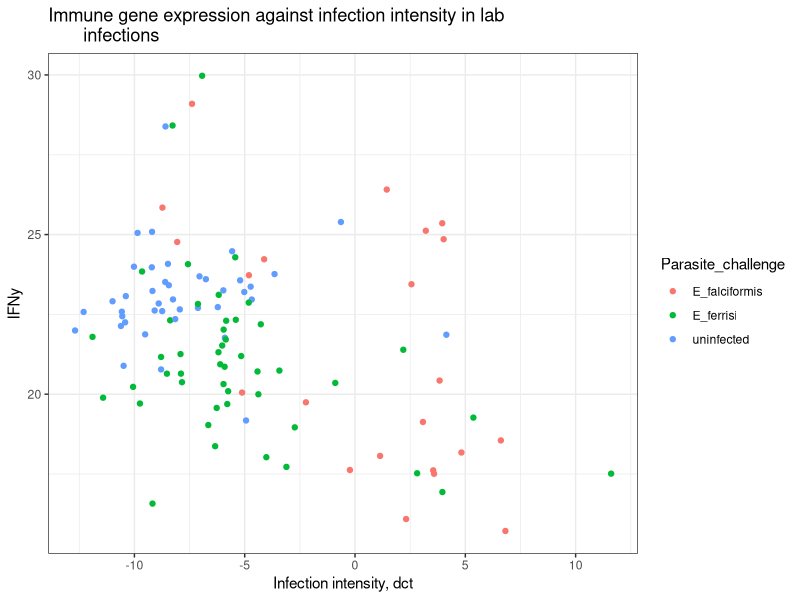
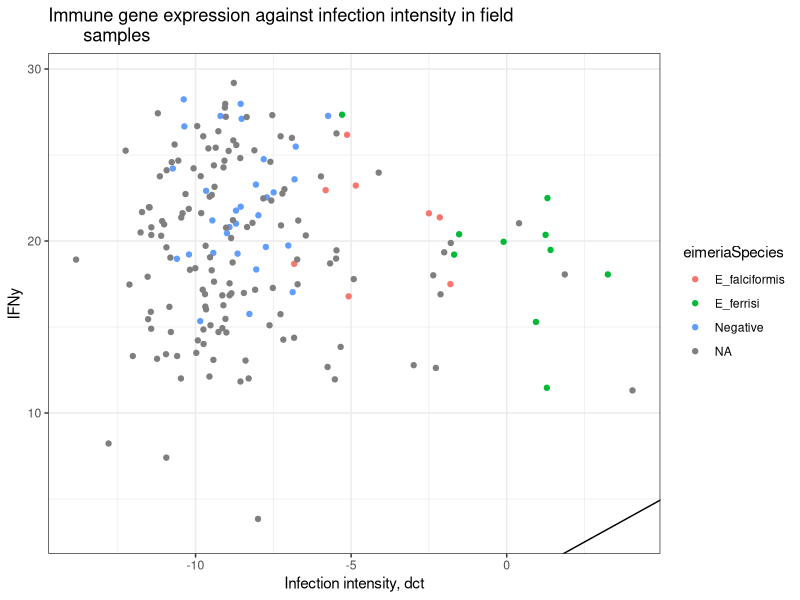
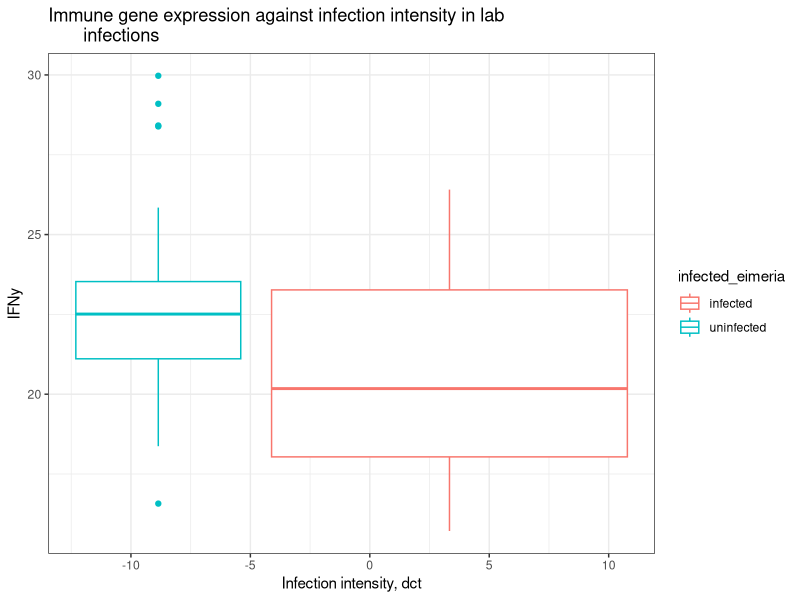
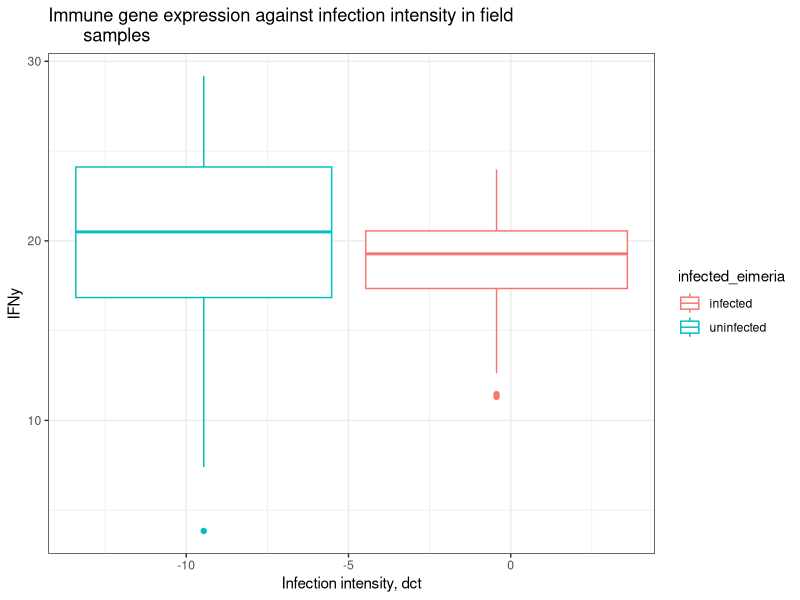
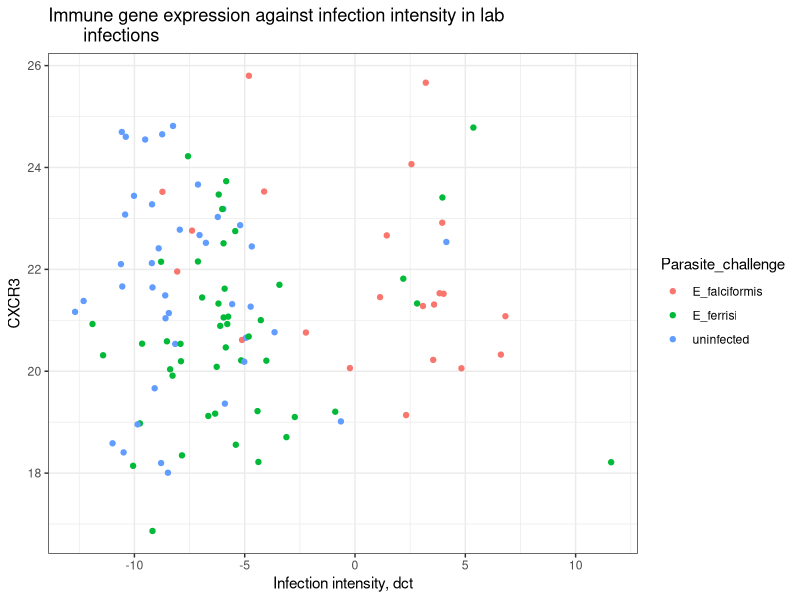
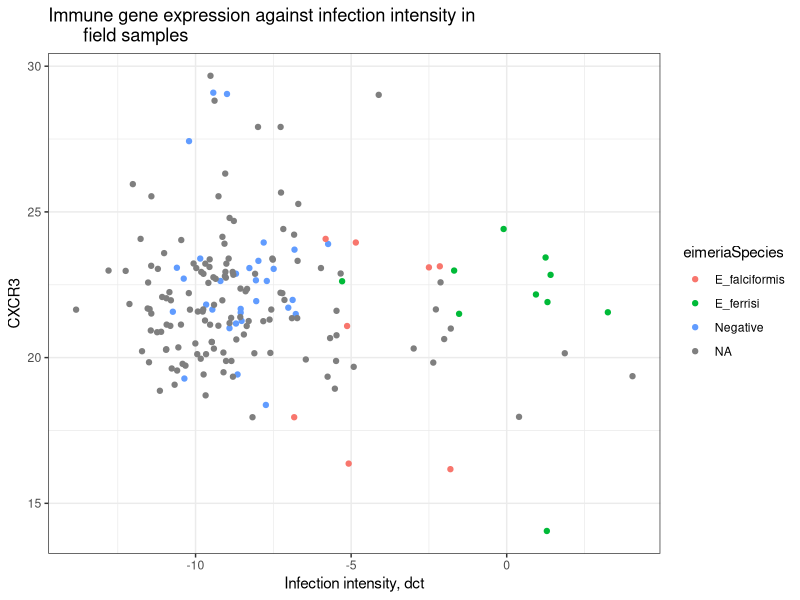
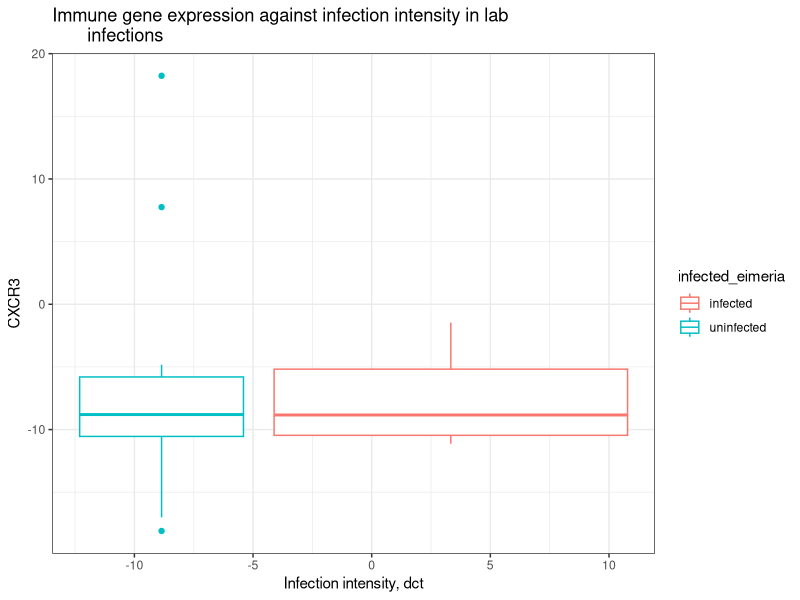
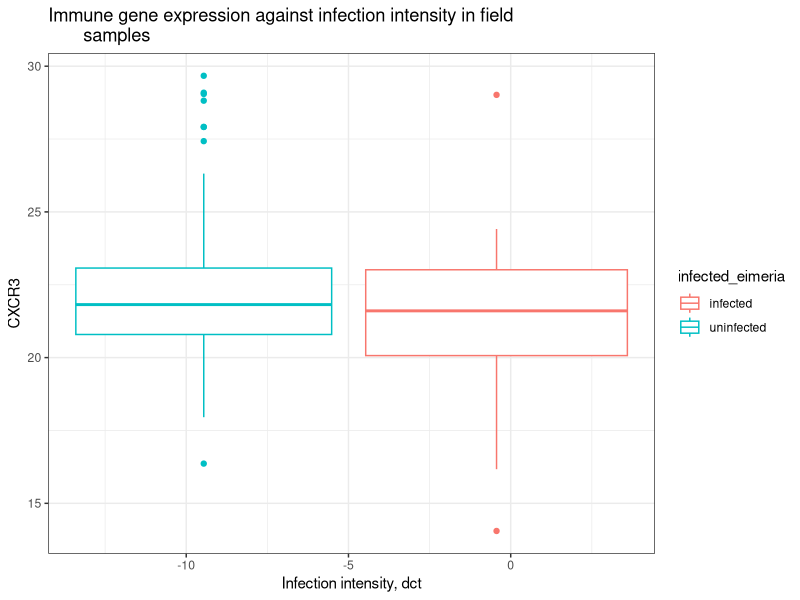

The R source for these figures, in order:
## ---- chunk 1
knitr::opts_chunk$set(echo = TRUE)
## ---- chunk 2
library(ggplot2)
library(tidyverse)
## ---- chunk 3
lab <- read.csv("output_data/gene_expression/data_products/lab_imputed_gene_expression.csv")
field <- read.csv("output_data/gene_expression/data_products/field_imputed_gene_expression.csv")
## ---- chunk 4
# vectors for selecting gene columns 
Genes_lab <- c("IFNy", "CXCR3", "IL.6", "IL.10", "IL.13", "IL1RN", "CASP1", 
               "CXCL9", "IDO1", "IRGM1", "MPO", "MUC2", "MUC5AC", 
           "MYD88", "NCR1", "PRF1", "RETNLB", "SOCS1", "TICAM1", "TNF")

Genes_field   <- c("IFNy",  "CXCR3", "IL.6", #"GBP2", "IL.12", "IRG6",
                     "IL.10", "IL.13", "IL1RN",
                     "CXCR3", "CASP1", "CXCL9", 
                     "IDO1", "IRGM1", "MPO", "MUC2", "MUC5AC", "MYD88", 
                     "NCR1", "PRF1", "RETNLB", "SOCS1", "TICAM1", "TNF")
## ---- chunk 5
field <- field %>%
  mutate(infected_eimeria = 
           case_when(delta_ct_cewe_MminusE > -5 ~ "infected",
                     delta_ct_cewe_MminusE < -5 ~ "uninfected"))

lab <- lab %>%
  mutate(infected_eimeria = 
           case_when(delta > -5 ~ "infected",
                     delta < -5 ~ "uninfected"))


## ---- chunk 6
eimeria_t.test <- function(x, y) {
# select the uninfected (delta ct under -5 mice)  
  lab_uni <- lab %>%
    dplyr::filter(infected_eimeria == "uninfected")
# select the infected lab mice
  lab_inf <- lab %>% 
    dplyr::filter(infected_eimeria == "infected") 
# select the uninfected field mice (delta ct under -5 mice)  
  field_uni <- field %>%
    dplyr::filter(infected_eimeria == "uninfected")
# select the infected lab mice
  field_inf <- field %>% 
    dplyr::filter(infected_eimeria == "infected") 

print(c("Testing differences in expression in uninfected and infected lab mice. Gene:", toString(x)))
print(t.test(lab_uni %>% dplyr::select(all_of(x)), lab_inf %>% dplyr::select(all_of(x))))

print(c("Testing differences in expression in uninfected and infected field mice. Gene:", toString(x)))
print(t.test(field_uni %>% dplyr::select(all_of(x)), field_inf %>% dplyr::select(all_of(x))))

print(c("Testing differences in expression in uninfected lab vs field mice. Gene:", toString(x)))
print(t.test(lab_uni %>% dplyr::select(all_of(x)), field_uni %>% dplyr::select(all_of(x))))

print(c("Testing differences in expression in infected lab vs field mice. Gene:", toString(x)))
print(t.test(lab_inf %>% dplyr::select(all_of(x)), field_inf %>% dplyr::select(all_of(x))))

}


## ---- chunk 7
ggplot(lab, aes(x = delta, y = IFNy, color = Parasite_challenge)) +
  geom_jitter() +
  geom_abline() + 
  labs(x = "Infection intensity, dct",
       title ="Immune gene expression against infection intensity in lab 
       infections") +
  theme_bw()


ggplot(field, aes(x = delta_ct_cewe_MminusE, y = IFNy, color = eimeriaSpecies)) +
  geom_jitter() +
  geom_abline() + 
  labs(x = "Infection intensity, dct",
       title ="Immune gene expression against infection intensity in field 
       samples") +
  theme_bw()

## ---- chunk 8
ggplot(lab, aes(x = delta, y = IFNy, color = infected_eimeria)) +
  geom_boxplot() +
  labs(x = "Infection intensity, dct",
       title ="Immune gene expression against infection intensity in lab 
       infections") +
  theme_bw()



ggplot(field, aes(x = delta_ct_cewe_MminusE, y = IFNy, 
                  color = infected_eimeria)) +
  geom_boxplot() +
  labs(x = "Infection intensity, dct",
       title ="Immune gene expression against infection intensity in field 
       samples") +
  theme_bw()

## ---- chunk 9
ggplot(lab, aes(x = delta, y = CXCR3_bio, color = Parasite_challenge)) +
  geom_jitter() +
  geom_abline() + 
  labs(x = "Infection intensity, dct", y = "CXCR3",
       title ="Immune gene expression against infection intensity in lab 
       infections") +
  theme_bw()



ggplot(field, aes(x = delta_ct_cewe_MminusE, y = CXCR3, color = eimeriaSpecies)) +
  geom_jitter() +
  geom_abline() + 
  labs(x = "Infection intensity, dct",
       title ="Immune gene expression against infection intensity in 
       field samples") +
  theme_bw()


## ---- chunk 10
ggplot(lab, aes(x = delta, y = CXCR3, color = infected_eimeria)) +
  geom_boxplot() +
  labs(x = "Infection intensity, dct",
       title ="Immune gene expression against infection intensity in lab 
       infections") +
  theme_bw()



ggplot(field, aes(x = delta_ct_cewe_MminusE, y = CXCR3, 
                  color = infected_eimeria)) +
  geom_boxplot() +
  labs(x = "Infection intensity, dct",
       title ="Immune gene expression against infection intensity in field 
       samples") +
  theme_bw()

## ---- chunk 11
ggplot(lab, aes(x = delta, y = IL.6, color = Parasite_challenge)) +
  geom_jitter() +
  geom_abline() + 
  labs(x = "Infection intensity, dct", 
       title ="Immune gene expression against infection intensity in lab 
       infections") +
  theme_bw()



ggplot(field, aes(x = delta_ct_cewe_MminusE, y = IL.6, color = eimeriaSpecies)) +
  geom_jitter() +
  geom_abline() + 
  labs(x = "Infection intensity, dct",
       title ="Immune gene expression against infection intensity in field 
       samples") +
  theme_bw()


## ---- chunk 12
ggplot(lab, aes(x = delta, y = IL.10, color = Parasite_challenge)) +
  geom_jitter() +
  geom_abline() + 
  labs(x = "Infection intensity, dct", 
       title ="Immune gene expression against infection intensity 
       in lab infections") +
  theme_bw()



ggplot(field, aes(x = delta_ct_cewe_MminusE, y = IL.10, color = eimeriaSpecies)) +
  geom_jitter() +
  geom_abline() + 
  labs(x = "Infection intensity, dct",
       title ="Immune gene expression against infection intensity in field 
       samples") +
  theme_bw()


## ---- chunk 13
ggplot(lab, aes(x = delta, y = IL.10, color = infected_eimeria)) +
  geom_boxplot() +
  labs(x = "Infection intensity, dct",
       title ="Immune gene expression against infection intensity in lab 
       infections") +
  theme_bw()



ggplot(field, aes(x = delta_ct_cewe_MminusE, y = IL.10, 
                  color = infected_eimeria)) +
  geom_boxplot() +
  labs(x = "Infection intensity, dct",
       title ="Immune gene expression against infection intensity in field 
       samples") +
  theme_bw()

## ---- chunk 14
ggplot(lab, aes(x = delta, y = IL.13, color = Parasite_challenge)) +
  geom_jitter() +
  geom_abline() + 
  labs(x = "Infection intensity, dct", 
       title ="Immune gene expression against infection intensity 
       in lab infections") +
  theme_bw()



ggplot(field, aes(x = delta_ct_cewe_MminusE, y = IL.13, color = eimeriaSpecies)) +
  geom_jitter() +
  geom_abline() + 
  labs(x = "Infection intensity, dct",
       title ="Immune gene expression against infection intensity in field 
       samples") +
  theme_bw()


## ---- chunk 15
ggplot(lab, aes(x = delta, y = IL.13, color = infected_eimeria)) +
  geom_boxplot() +
  labs(x = "Infection intensity, dct",
       title ="Immune gene expression against infection intensity in lab 
       infections") +
  theme_bw()



ggplot(field, aes(x = delta_ct_cewe_MminusE, y = IL.13, 
                  color = infected_eimeria)) +
  geom_boxplot() +
  labs(x = "Infection intensity, dct",
       title ="Immune gene expression against infection intensity in field 
       samples") +
  theme_bw()

## ---- chunk 16
ggplot(lab, aes(x = delta, y = IL1RN, color = Parasite_challenge)) +
  geom_jitter() +
  geom_abline() + 
  labs(x = "Infection intensity, dct", 
       title ="Immune gene expression against infection intensity 
       in lab infections") +
  theme_bw()



ggplot(field, aes(x = delta_ct_cewe_MminusE, y = IL1RN, color = eimeriaSpecies)) +
  geom_jitter() +
  geom_abline() + 
  labs(x = "Infection intensity, dct",
       title ="Immune gene expression against infection intensity in field 
       samples") +
  theme_bw()

## ---- chunk 17
ggplot(lab, aes(x = delta, y = IL1RN, color = infected_eimeria)) +
  geom_boxplot() +
  labs(x = "Infection intensity, dct",
       title ="Immune gene expression against infection intensity in lab 
       infections") +
  theme_bw()



ggplot(field, aes(x = delta_ct_cewe_MminusE, y = IL1RN, 
                  color = infected_eimeria)) +
  geom_boxplot() +
  labs(x = "Infection intensity, dct",
       title ="Immune gene expression against infection intensity in field 
       samples") +
  theme_bw()

## ---- chunk 18
ggplot(lab, aes(x = delta, y = CASP1, color = Parasite_challenge)) +
  geom_jitter() +
  geom_abline() + 
  labs(x = "Infection intensity, dct", 
       title ="Immune gene expression against infection intensity 
       in lab infections") +
  theme_bw()



ggplot(field, aes(x = delta_ct_cewe_MminusE, y = CASP1, color = eimeriaSpecies)) +
  geom_jitter() +
  geom_abline() + 
  labs(x = "Infection intensity, dct",
       title ="Immune gene expression against infection intensity in field 
       samples") +
  theme_bw()

## ---- chunk 19
ggplot(lab, aes(x = delta, y = CASP1, color = infected_eimeria)) +
  geom_boxplot() +
  labs(x = "Infection intensity, dct",
       title ="Immune gene expression against infection intensity in lab 
       infections") +
  theme_bw()



ggplot(field, aes(x = delta_ct_cewe_MminusE, y = CASP1, 
                  color = infected_eimeria)) +
  geom_boxplot() +
  labs(x = "Infection intensity, dct",
       title ="Immune gene expression against infection intensity in field 
       samples") +
  theme_bw()

## ---- chunk 20
ggplot(lab, aes(x = delta, y = CXCL9, color = Parasite_challenge)) +
  geom_jitter() +
  geom_abline() + 
  labs(x = "Infection intensity, dct", 
       title ="Immune gene expression against infection intensity 
       in lab infections") +
  theme_bw()



ggplot(field, aes(x = delta_ct_cewe_MminusE, y = CXCL9, color = eimeriaSpecies)) +
  geom_jitter() +
  geom_abline() + 
  labs(x = "Infection intensity, dct",
       title ="Immune gene expression against infection intensity in field 
       samples") +
  theme_bw()

## ---- chunk 21
ggplot(lab, aes(x = delta, y = CXCL9, color = infected_eimeria)) +
  geom_boxplot() +
  labs(x = "Infection intensity, dct",
       title ="Immune gene expression against infection intensity in lab 
       infections") +
  theme_bw()



ggplot(field, aes(x = delta_ct_cewe_MminusE, y = CXCL9, 
                  color = infected_eimeria)) +
  geom_boxplot() +
  labs(x = "Infection intensity, dct",
       title ="Immune gene expression against infection intensity in field 
       samples") +
  theme_bw()

## ---- chunk 22
ggplot(lab, aes(x = delta, y = IDO1, color = Parasite_challenge)) +
  geom_jitter() +
  geom_abline() + 
  labs(x = "Infection intensity, dct", 
       title ="Immune gene expression against infection intensity 
       in lab infections") +
  theme_bw()



ggplot(field, aes(x = delta_ct_cewe_MminusE, y = IDO1, color = eimeriaSpecies)) +
  geom_jitter() +
  geom_abline() + 
  labs(x = "Infection intensity, dct",
       title ="Immune gene expression against infection intensity in field 
       samples") +
  theme_bw()

## ---- chunk 23
ggplot(lab, aes(x = delta, y = IDO1, color = infected_eimeria)) +
  geom_boxplot() +
  labs(x = "Infection intensity, dct",
       title ="Immune gene expression against infection intensity in lab 
       infections") +
  theme_bw()



ggplot(field, aes(x = delta_ct_cewe_MminusE, y = IDO1, 
                  color = infected_eimeria)) +
  geom_boxplot() +
  labs(x = "Infection intensity, dct",
       title ="Immune gene expression against infection intensity in field 
       samples") +
  theme_bw()

## ---- chunk 24
ggplot(lab, aes(x = delta, y = IRGM1, color = Parasite_challenge)) +
  geom_jitter() +
  geom_abline() + 
  labs(x = "Infection intensity, dct", 
       title ="Immune gene expression against infection intensity 
       in lab infections") +
  theme_bw()



ggplot(field, aes(x = delta_ct_cewe_MminusE, y = IRGM1, color = eimeriaSpecies)) +
  geom_jitter() +
  geom_abline() + 
  labs(x = "Infection intensity, dct",
       title ="Immune gene expression against infection intensity in field 
       samples") +
  theme_bw()

## ---- chunk 25
ggplot(lab, aes(x = delta, y = IRGM1, color = infected_eimeria)) +
  geom_boxplot() +
  labs(x = "Infection intensity, dct",
       title ="Immune gene expression against infection intensity in lab 
       infections") +
  theme_bw()



ggplot(field, aes(x = delta_ct_cewe_MminusE, y = IRGM1, 
                  color = infected_eimeria)) +
  geom_boxplot() +
  labs(x = "Infection intensity, dct",
       title ="Immune gene expression against infection intensity in field 
       samples") +
  theme_bw()

## ---- chunk 26
ggplot(lab, aes(x = delta, y = MPO, color = Parasite_challenge)) +
  geom_jitter() +
  geom_abline() + 
  labs(x = "Infection intensity, dct", 
       title ="Immune gene expression against infection intensity 
       in lab infections") +
  theme_bw()



ggplot(field, aes(x = delta_ct_cewe_MminusE, y = MPO, color = eimeriaSpecies)) +
  geom_jitter() +
  geom_abline() + 
  labs(x = "Infection intensity, dct",
       title ="Immune gene expression against infection intensity in field 
       samples") +
  theme_bw()

## ---- chunk 27
ggplot(lab, aes(x = delta, y = MPO, color = infected_eimeria)) +
  geom_boxplot() +
  labs(x = "Infection intensity, dct",
       title ="Immune gene expression against infection intensity in lab 
       infections") +
  theme_bw()



ggplot(field, aes(x = delta_ct_cewe_MminusE, y = MPO, 
                  color = infected_eimeria)) +
  geom_boxplot() +
  labs(x = "Infection intensity, dct",
       title ="Immune gene expression against infection intensity in field 
       samples") +
  theme_bw()

## ---- chunk 28
ggplot(lab, aes(x = delta, y = MUC2, color = Parasite_challenge)) +
  geom_jitter() +
  geom_abline() + 
  labs(x = "Infection intensity, dct", 
       title ="Immune gene expression against infection intensity 
       in lab infections") +
  theme_bw()



ggplot(field, aes(x = delta_ct_cewe_MminusE, y = MUC2, color = eimeriaSpecies)) +
  geom_jitter() +
  geom_abline() + 
  labs(x = "Infection intensity, dct",
       title ="Immune gene expression against infection intensity in field 
       samples") +
  theme_bw()

## ---- chunk 29
ggplot(lab, aes(x = delta, y = MUC2, color = infected_eimeria)) +
  geom_boxplot() +
  labs(x = "Infection intensity, dct",
       title ="Immune gene expression against infection intensity in lab 
       infections") +
  theme_bw()



ggplot(field, aes(x = delta_ct_cewe_MminusE, y = MUC2, 
                  color = infected_eimeria)) +
  geom_boxplot() +
  labs(x = "Infection intensity, dct",
       title ="Immune gene expression against infection intensity in field 
       samples") +
  theme_bw()

## ---- chunk 30
ggplot(lab, aes(x = delta, y = MUC5AC, color = Parasite_challenge)) +
  geom_jitter() +
  geom_abline() + 
  labs(x = "Infection intensity, dct", 
       title ="Immune gene expression against infection intensity 
       in lab infections") +
  theme_bw()



ggplot(field, aes(x = delta_ct_cewe_MminusE, y = MUC5AC, color = eimeriaSpecies)) +
  geom_jitter() +
  geom_abline() + 
  labs(x = "Infection intensity, dct",
       title ="Immune gene expression against infection intensity in field 
       samples") +
  theme_bw()

## ---- chunk 31
ggplot(lab, aes(x = delta, y = MUC5AC, color = infected_eimeria)) +
  geom_boxplot() +
  labs(x = "Infection intensity, dct",
       title ="Immune gene expression against infection intensity in lab 
       infections") +
  theme_bw()



ggplot(field, aes(x = delta_ct_cewe_MminusE, y = MUC5AC, 
                  color = infected_eimeria)) +
  geom_boxplot() +
  labs(x = "Infection intensity, dct",
       title ="Immune gene expression against infection intensity in field 
       samples") +
  theme_bw()

## ---- chunk 32
ggplot(lab, aes(x = delta, y = MYD88, color = Parasite_challenge)) +
  geom_jitter() +
  geom_abline() + 
  labs(x = "Infection intensity, dct", 
       title ="Immune gene expression against infection intensity 
       in lab infections") +
  theme_bw()



ggplot(field, aes(x = delta_ct_cewe_MminusE, y = MYD88, color = eimeriaSpecies)) +
  geom_jitter() +
  geom_abline() + 
  labs(x = "Infection intensity, dct",
       title ="Immune gene expression against infection intensity in field 
       samples") +
  theme_bw()

## ---- chunk 33
ggplot(lab, aes(x = delta, y = MYD88, color = infected_eimeria)) +
  geom_boxplot() +
  labs(x = "Infection intensity, dct",
       title ="Immune gene expression against infection intensity in lab 
       infections") +
  theme_bw()



ggplot(field, aes(x = delta_ct_cewe_MminusE, y = MYD88, 
                  color = infected_eimeria)) +
  geom_boxplot() +
  labs(x = "Infection intensity, dct",
       title ="Immune gene expression against infection intensity in field 
       samples") +
  theme_bw()

## ---- chunk 34
ggplot(lab, aes(x = delta, y = NCR1, color = Parasite_challenge)) +
  geom_jitter() +
  geom_abline() + 
  labs(x = "Infection intensity, dct", 
       title ="Immune gene expression against infection intensity 
       in lab infections") +
  theme_bw()



ggplot(field, aes(x = delta_ct_cewe_MminusE, y = NCR1, color = eimeriaSpecies)) +
  geom_jitter() +
  geom_abline() + 
  labs(x = "Infection intensity, dct",
       title ="Immune gene expression against infection intensity in field 
       samples") +
  theme_bw()

## ---- chunk 35
ggplot(lab, aes(x = delta, y = NCR1, color = infected_eimeria)) +
  geom_boxplot() +
  labs(x = "Infection intensity, dct",
       title ="Immune gene expression against infection intensity in lab 
       infections") +
  theme_bw()



ggplot(field, aes(x = delta_ct_cewe_MminusE, y = NCR1, 
                  color = infected_eimeria)) +
  geom_boxplot() +
  labs(x = "Infection intensity, dct",
       title ="Immune gene expression against infection intensity in field 
       samples") +
  theme_bw()

## ---- chunk 36
ggplot(lab, aes(x = delta, y = PRF1, color = Parasite_challenge)) +
  geom_jitter() +
  geom_abline() + 
  labs(x = "Infection intensity, dct", 
       title ="Immune gene expression against infection intensity 
       in lab infections") +
  theme_bw()



ggplot(field, aes(x = delta_ct_cewe_MminusE, y = PRF1, color = eimeriaSpecies)) +
  geom_jitter() +
  geom_abline() + 
  labs(x = "Infection intensity, dct",
       title ="Immune gene expression against infection intensity in field 
       samples") +
  theme_bw()

## ---- chunk 37
ggplot(lab, aes(x = delta, y = PRF1, color = infected_eimeria)) +
  geom_boxplot() +
  labs(x = "Infection intensity, dct",
       title ="Immune gene expression against infection intensity in lab 
       infections") +
  theme_bw()



ggplot(field, aes(x = delta_ct_cewe_MminusE, y = PRF1, 
                  color = infected_eimeria)) +
  geom_boxplot() +
  labs(x = "Infection intensity, dct",
       title ="Immune gene expression against infection intensity in field 
       samples") +
  theme_bw()

## ---- chunk 38
ggplot(lab, aes(x = delta, y = RETNLB, color = Parasite_challenge)) +
  geom_jitter() +
  geom_abline() + 
  labs(x = "Infection intensity, dct", 
       title ="Immune gene expression against infection intensity 
       in lab infections") +
  theme_bw()



ggplot(field, aes(x = delta_ct_cewe_MminusE, y = RETNLB, color = eimeriaSpecies)) +
  geom_jitter() +
  geom_abline() + 
  labs(x = "Infection intensity, dct",
       title ="Immune gene expression against infection intensity in field 
       samples") +
  theme_bw()

## ---- chunk 39
ggplot(lab, aes(x = delta, y = RETNLB, color = infected_eimeria)) +
  geom_boxplot() +
  labs(x = "Infection intensity, dct",
       title ="Immune gene expression against infection intensity in lab 
       infections") +
  theme_bw()



ggplot(field, aes(x = delta_ct_cewe_MminusE, y = RETNLB, 
                  color = infected_eimeria)) +
  geom_boxplot() +
  labs(x = "Infection intensity, dct",
       title ="Immune gene expression against infection intensity in field 
       samples") +
  theme_bw()

## ---- chunk 40
ggplot(lab, aes(x = delta, y = SOCS1, color = Parasite_challenge)) +
  geom_jitter() +
  geom_abline() + 
  labs(x = "Infection intensity, dct", 
       title ="Immune gene expression against infection intensity 
       in lab infections") +
  theme_bw()



ggplot(field, aes(x = delta_ct_cewe_MminusE, y = SOCS1, color = eimeriaSpecies)) +
  geom_jitter() +
  geom_abline() + 
  labs(x = "Infection intensity, dct",
       title ="Immune gene expression against infection intensity in field 
       samples") +
  theme_bw()

## ---- chunk 41
ggplot(lab, aes(x = delta, y = SOCS1, color = infected_eimeria)) +
  geom_boxplot() +
  labs(x = "Infection intensity, dct",
       title ="Immune gene expression against infection intensity in lab 
       infections") +
  theme_bw()



ggplot(field, aes(x = delta_ct_cewe_MminusE, y = SOCS1, 
                  color = infected_eimeria)) +
  geom_boxplot() +
  labs(x = "Infection intensity, dct",
       title ="Immune gene expression against infection intensity in field 
       samples") +
  theme_bw()

## ---- chunk 42
ggplot(lab, aes(x = delta, y = TICAM1, color = Parasite_challenge)) +
  geom_jitter() +
  geom_abline() + 
  labs(x = "Infection intensity, dct", 
       title ="Immune gene expression against infection intensity 
       in lab infections") +
  theme_bw()



ggplot(field, aes(x = delta_ct_cewe_MminusE, y = TICAM1, color = eimeriaSpecies)) +
  geom_jitter() +
  geom_abline() + 
  labs(x = "Infection intensity, dct",
       title ="Immune gene expression against infection intensity in field 
       samples") +
  theme_bw()

## ---- chunk 43
ggplot(lab, aes(x = delta, y = TICAM1, color = infected_eimeria)) +
  geom_boxplot() +
  labs(x = "Infection intensity, dct",
       title ="Immune gene expression against infection intensity in lab 
       infections") +
  theme_bw()



ggplot(field, aes(x = delta_ct_cewe_MminusE, y = TICAM1, 
                  color = infected_eimeria)) +
  geom_boxplot() +
  labs(x = "Infection intensity, dct",
       title ="Immune gene expression against infection intensity in field 
       samples") +
  theme_bw()

## ---- chunk 44
ggplot(lab, aes(x = delta, y = TNF, color = Parasite_challenge)) +
  geom_jitter() +
  geom_abline() + 
  labs(x = "Infection intensity, dct", 
       title ="Immune gene expression against infection intensity 
       in lab infections") +
  theme_bw()



ggplot(field, aes(x = delta_ct_cewe_MminusE, y = TNF, color = eimeriaSpecies)) +
  geom_jitter() +
  geom_abline() + 
  labs(x = "Infection intensity, dct",
       title ="Immune gene expression against infection intensity in field 
       samples") +
  theme_bw()

## ---- chunk 45
ggplot(lab, aes(x = delta, y = TNF, color = infected_eimeria)) +
  geom_boxplot() +
  labs(x = "Infection intensity, dct",
       title ="Immune gene expression against infection intensity in lab 
       infections") +
  theme_bw()



ggplot(field, aes(x = delta_ct_cewe_MminusE, y = TNF, 
                  color = infected_eimeria)) +
  geom_boxplot() +
  labs(x = "Infection intensity, dct",
       title ="Immune gene expression against infection intensity in field 
       samples") +
  theme_bw()

## ---- chunk 46
eimeria_t.test <- function(x) {
# select the uninfected (delta ct under -5 mice)  
  lab_uni <- lab %>%
    dplyr::filter(infected_eimeria == "uninfected")
# select the infected lab mice
  lab_inf <- lab %>% 
    dplyr::filter(infected_eimeria == "infected") 
# select the uninfected field mice (delta ct under -5 mice)  
  field_uni <- field %>%
    dplyr::filter(infected_eimeria == "uninfected")
# select the infected lab mice
  field_inf <- field %>% 
    dplyr::filter(infected_eimeria == "infected") 

print(c("Testing differences in expression in uninfected and infected lab mice. Gene:", toString(x)))
print(t.test(lab_uni %>% dplyr::select(all_of(x)), lab_inf %>% dplyr::select(all_of(x))))

print(c("Testing differences in expression in uninfected and infected field mice. Gene:", toString(x)))
print(t.test(field_uni %>% dplyr::select(all_of(x)), field_inf %>% dplyr::select(all_of(x))))

print(c("Testing differences in expression in uninfected lab vs field mice. Gene:", toString(x)))
print(t.test(lab_uni %>% dplyr::select(all_of(x)), field_uni %>% dplyr::select(all_of(x))))

print(c("Testing differences in expression in infected lab vs field mice. Gene:", toString(x)))
print(t.test(lab_inf %>% dplyr::select(all_of(x)), field_inf %>% dplyr::select(all_of(x))))

}


## ---- chunk 47
lapply(intersect(Genes_field, Genes_lab), eimeria_t.test)
## ---- chunk 48
eimeria_t_test_pvalue <- function(x) {
  # select the uninfected (delta ct under -5 mice)  
  lab_uni <- lab %>%
    dplyr::filter(infected_eimeria == "uninfected")
# select the infected lab mice
  lab_inf <- lab %>% 
    dplyr::filter(infected_eimeria == "infected") 
# select the uninfected field mice (delta ct under -5 mice)  
  field_uni <- field %>%
    dplyr::filter(infected_eimeria == "uninfected")
# select the infected lab mice
  field_inf <- field %>% 
    dplyr::filter(infected_eimeria == "infected") 
  
lab.uni_lab.inf <- t.test(lab_uni %>% dplyr::select(all_of(x)), 
                          lab_inf %>% dplyr::select(all_of(x)))$p.value

field.uni_field.inf <- t.test(field_uni %>% dplyr::select(all_of(x)), 
                              field_inf %>% dplyr::select(all_of(x)))$p.value

lab.uni_field_uni <- t.test(lab_uni %>% dplyr::select(all_of(x)), 
                            field_uni %>% dplyr::select(all_of(x)))$p.value

lab.inf_field.inf <- t.test(lab_inf %>% dplyr::select(all_of(x)), 
                            field_inf %>% dplyr::select(all_of(x)))$p.value


A <- data.frame(lab.uni_lab.inf,field.uni_field.inf,lab.uni_field_uni, 
                   lab.inf_field.inf)

rownames(A) <- toString(x)

print(A)
}


P <- lapply(intersect(Genes_field, Genes_lab), eimeria_t_test_pvalue)

t.test.p.value <- reduce(P, rbind)

write.csv(t.test.p.value,
          "output_data/gene_expression/data_products/t.test.p.values_gene_exp.csv",
          row.names = FALSE)

